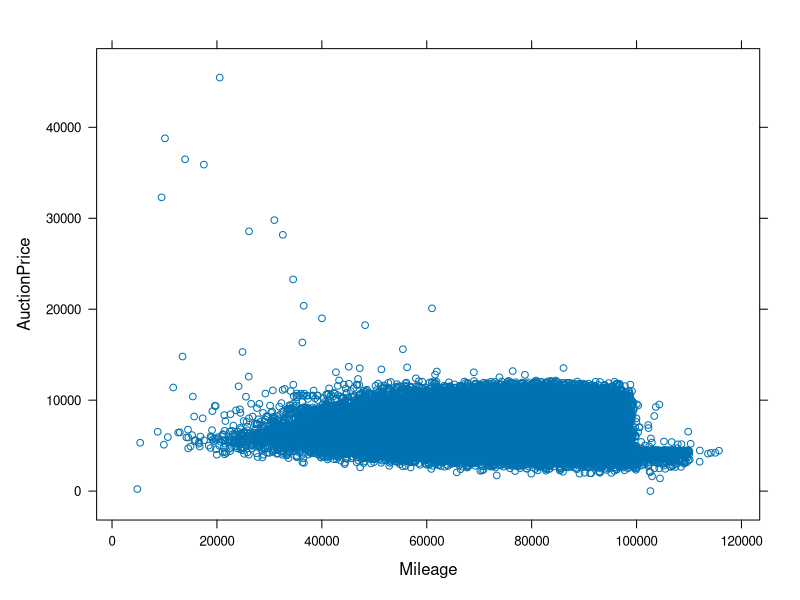
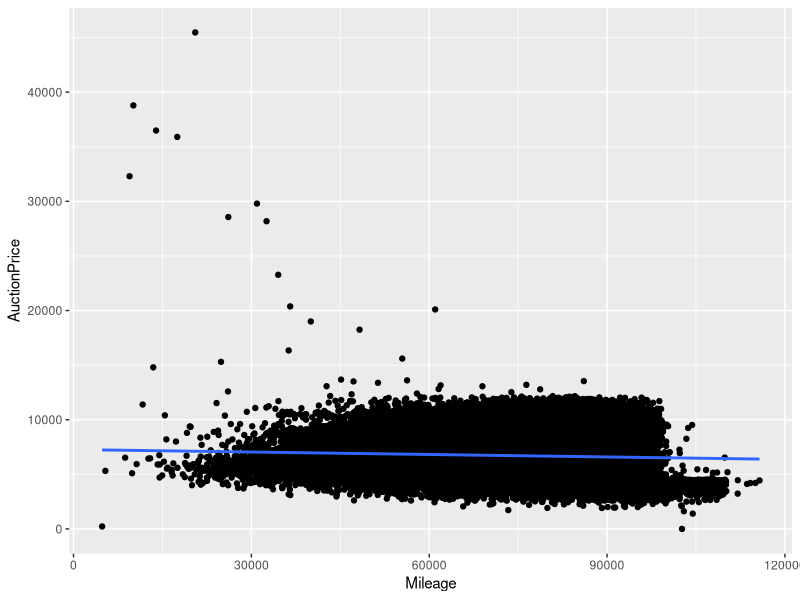
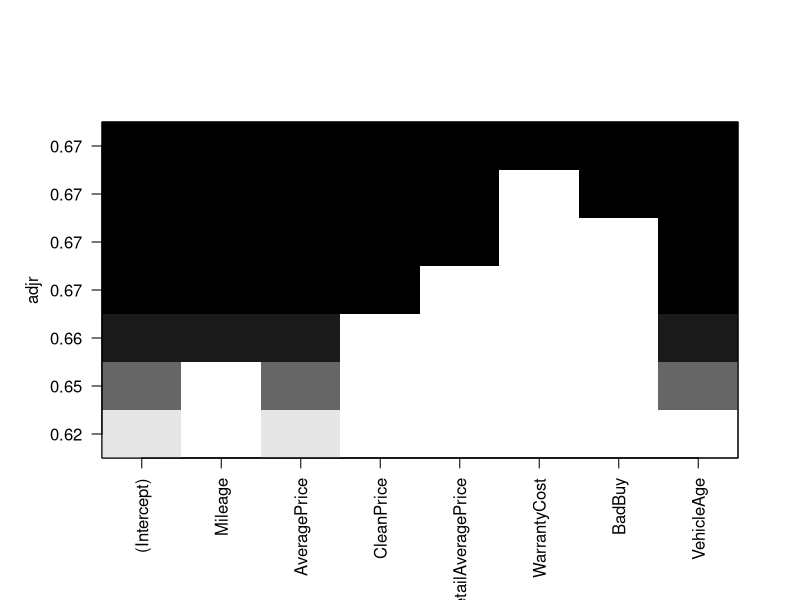

Write R code to recreate these figures, in order.
## ---- chunk 1
require(tidyverse)
require(lattice)
require(dplyr)

## ---- chunk 2
dataset <- read_csv("auction_data.csv")
dataset
## ---- chunk 3
# Identifying thes two potential consistency issues in the dataset

#Checking inconsistenceny in the dataset.
dataset %>% is.na %>% colSums()
# Datahast has NA values in cleanPrice, ReatilAveragePrice and AveragePrice
dataset %>% filter(AveragePrice == 0 | CleanPrice == 0 | RetailAveragePrice == 0)
#There are around 828 rows of inconsistent data in the AveragePrice, CleanPrice and RetailPrice Column. Instead of  car price its displaying 0 and 1. 

## ---- chunk 4

#Checking relationship between auction price and Mileage

xyplot(AuctionPrice ~ Mileage, data = dataset)

ggplot(dataset)+geom_point(aes(x=Mileage, y=AuctionPrice))+geom_smooth(method='lm', aes(x=Mileage, y=AuctionPrice), fill=NA)

cor(dataset$Mileage, dataset$AuctionPrice, method = c("pearson"))


# By ploting we can interpret that AuctionPrice and Mileage are negatively correlated,If Mileage is increasing than Auction price is decreasing. Most of the cars with high Mileage have a lower Auction price and few cars which are having high price have low mileage, Such cars must be luxurious cars.
## ---- chunk 5

#Predicting Auction price

install.packages('leaps') 
require(leaps)   #Branch-and-bound algorithm

## Loading required package: leaps
lps=regsubsets(AuctionPrice ~ Mileage + AveragePrice + CleanPrice + RetailAveragePrice + WarrantyCost + BadBuy + VehicleAge, data=dataset, method='backward' )
plot(lps, scale='adjr')

# Considering all the numeric variables and suggestion by leaps backward selection method we can interpret that the very first model with adjusted r square value of 0.67 has all the variables in consideration can be a best fit

# However we can further analyze by checking the P values and eliminating variables of the recommended model.
model1 <- lm(AuctionPrice ~ Mileage + AveragePrice + CleanPrice + RetailAveragePrice + WarrantyCost + BadBuy + VehicleAge, data=dataset)
summary(model1) # Adj r square - 0.6697

# Deleted WarrantyCost
model2 <- lm(AuctionPrice ~ Mileage + AveragePrice + CleanPrice + RetailAveragePrice + BadBuy + VehicleAge, data=dataset)
summary(model2) # Adj r square - 0.6697

# Deleted WarrantyCost, RetailAveragePrice 
model3 <- lm(AuctionPrice ~ Mileage + AveragePrice + CleanPrice + VehicleAge + BadBuy, data=dataset)
summary(model3) # Adj r square - 0.6676


# In above 3 models we can interpret that, In model1 when all the variables were taken into consideration adj r square value was 0.6697. As we eliminated one variable in model 2 adj r square remianed the same. However, In model3 when we removed 2 variables adj r squre became slightly less with the value of 0.6676. We do not want adj r square value to get lower so we can select model2. Model2 has same the r square as model1 but with less variables. Hence, Model2 is the best fit. If auction price will increase by 1 than Mileage will decrease by -0.01459
## ---- chunk 6

# Predicting Bad buy using classification algorithm

#Developing a knn model with numeric variables and one categorical variable to predict BadBuy.

# Data pre-processing and cleaning for Knn.
dataset <-  na.omit(dataset)


#Dummy coding for categorical variable
Color_dummies = model.matrix(~Color-1, data = dataset)

# Creating a dataset with numeric values
nums <- unlist(lapply(dataset, is.numeric))
numeric<- dataset[ , nums]

# Creating a dataset with numeric and color_dummies
knn_dataset = data.frame(Color_dummies,numeric)


#Created Min-max normalize function
normalize<-function(x){
  (x-min(x))/(max(x)-min(x))
}

#Normalising the dataset for Knn
normalized_knn_dataset = knn_dataset%>%mutate_if(is.numeric, normalize)

set.seed(123)

# Adding new column ID to the dataset
normalized_knn_dataset = normalized_knn_dataset%>%mutate(id=row_number())


train=normalized_knn_dataset%>%sample_frac(size=.8)
test=anti_join(normalized_knn_dataset, train, by='id')


## Creating training and testing vectors  
training.label=train$BadBuy
testing.label=test$BadBuy

training.input=train%>%select( -BadBuy, -id )   
testing.input=test%>%select( -BadBuy, -id )

require(class)
predictions<-knn(train = training.input, test = testing.input, cl=training.label, k=11)
accuracy=sum(predictions==testing.label)/length(predictions)
accuracy
# Model accuracy - 87.89145 %

#3b Creating confusion matrix
table(predictions, testing.label)

#Accuracy of the model is close to 88% which means 88% of testing data was correctly classified. We can verify this by looking at the confusion matrix , when adding 12801+25 gives 12826 and when we divide 12826 by length of testing data which is 14593 comes to 0.8789145 which essentially is our model accuracy found intially so we can in principle say our model works correctly.

## ---- chunk 7
# 4a Assume that your model which has an adjusted R^2 of 0.8 predicted the value of a car as 95,000. Is this a reliable prediction? Why (not)?
# This is a reliable prediction because adjusted R^2 of 0.8 suggests that the trend line fits well to the data/close to the line. Hence it captures the linear assosication between the variables which is why we can conclude that 95,000 is a reliable car value.
## ---- chunk 8
#4b When selecting the k during knn, which one is better smaller or larger values of knn? Briefly explain your reasoning using your own words.
# If we have a nosiy data then smaller K values might not be the best way to classify the data and if we take a larger value of K then it will be computationally expensive. We should chose odd number of K when there is binary classification problem.
## ---- chunk 9
#4c How do we incorporate categorical variables into a knn model? What is the problem with using them as-is ?
# Knn model cannot directly handle string/character values because knn is based on distance based similarity measure which uses the concept of Euclidean distance and we cannot calculate the difference between categorical vairbales;and thus, creating dummy variables for the categorical variables solves this problem.  
## ---- chunk 10
#4d What is an alternative method (to knn) to predict Badbuy ?
# Decision Tree Model can be used as an alternative method to predict Badbuy.
